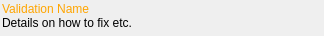
<?xml version="1.0" encoding="UTF-8"?>
<ui version="4.0">
 <class>Form</class>
 <widget class="QWidget" name="Form">
  <property name="geometry">
   <rect>
    <x>0</x>
    <y>0</y>
    <width>324</width>
    <height>36</height>
   </rect>
  </property>
  <property name="windowTitle">
   <string>Form</string>
  </property>
  <layout class="QHBoxLayout" name="horizontalLayout">
   <property name="spacing">
    <number>0</number>
   </property>
   <property name="margin">
    <number>2</number>
   </property>
   <item>
    <widget class="QLabel" name="error_label">
     <property name="minimumSize">
      <size>
       <width>0</width>
       <height>0</height>
      </size>
     </property>
     <property name="styleSheet">
      <string notr="true"/>
     </property>
     <property name="text">
      <string>&lt;font color='orange'&gt;Validation Name&lt;/font&gt;&lt;br&gt;Details on how to fix etc.</string>
     </property>
     <property name="alignment">
      <set>Qt::AlignLeading|Qt::AlignLeft|Qt::AlignTop</set>
     </property>
    </widget>
   </item>
  </layout>
 </widget>
 <resources/>
 <connections/>
</ui>
